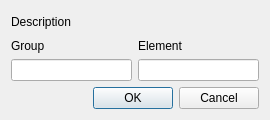
<?xml version="1.0" encoding="UTF-8"?>
<ui version="4.0">
 <class>ATDialog</class>
 <widget class="QDialog" name="ATDialog">
  <property name="geometry">
   <rect>
    <x>0</x>
    <y>0</y>
    <width>270</width>
    <height>120</height>
   </rect>
  </property>
  <property name="windowTitle">
   <string>ATDialog</string>
  </property>
  <layout class="QVBoxLayout" name="verticalLayout_4">
   <item>
    <layout class="QVBoxLayout" name="verticalLayout_3">
     <item>
      <widget class="QLabel" name="labelDescription">
       <property name="text">
        <string>Description</string>
       </property>
      </widget>
     </item>
     <item>
      <layout class="QHBoxLayout" name="horizontalLayout">
       <item>
        <layout class="QVBoxLayout" name="verticalLayout">
         <item>
          <widget class="QLabel" name="labelGroup">
           <property name="text">
            <string>Group</string>
           </property>
          </widget>
         </item>
         <item>
          <widget class="QLineEdit" name="lineEditGroup"/>
         </item>
        </layout>
       </item>
       <item>
        <layout class="QVBoxLayout" name="verticalLayout_2">
         <item>
          <widget class="QLabel" name="labelElement">
           <property name="text">
            <string>Element</string>
           </property>
          </widget>
         </item>
         <item>
          <widget class="QLineEdit" name="lineEditElement"/>
         </item>
        </layout>
       </item>
      </layout>
     </item>
     <item>
      <layout class="QHBoxLayout" name="horizontalLayout_2">
       <item>
        <spacer name="horizontalSpacer">
         <property name="orientation">
          <enum>Qt::Horizontal</enum>
         </property>
         <property name="sizeHint" stdset="0">
          <size>
           <width>40</width>
           <height>20</height>
          </size>
         </property>
        </spacer>
       </item>
       <item>
        <widget class="QPushButton" name="pushButtonOK">
         <property name="text">
          <string>OK</string>
         </property>
        </widget>
       </item>
       <item>
        <widget class="QPushButton" name="pushButtonCancel">
         <property name="text">
          <string>Cancel</string>
         </property>
        </widget>
       </item>
      </layout>
     </item>
    </layout>
   </item>
  </layout>
 </widget>
 <layoutdefault spacing="6" margin="11"/>
 <resources/>
 <connections>
  <connection>
   <sender>pushButtonCancel</sender>
   <signal>clicked()</signal>
   <receiver>ATDialog</receiver>
   <slot>reject()</slot>
   <hints>
    <hint type="sourcelabel">
     <x>244</x>
     <y>93</y>
    </hint>
    <hint type="destinationlabel">
     <x>299</x>
     <y>222</y>
    </hint>
   </hints>
  </connection>
  <connection>
   <sender>pushButtonOK</sender>
   <signal>clicked()</signal>
   <receiver>ATDialog</receiver>
   <slot>onOKPressed()</slot>
   <hints>
    <hint type="sourcelabel">
     <x>165</x>
     <y>104</y>
    </hint>
    <hint type="destinationlabel">
     <x>180</x>
     <y>144</y>
    </hint>
   </hints>
  </connection>
 </connections>
 <slots>
  <slot>onOKPressed()</slot>
 </slots>
</ui>
